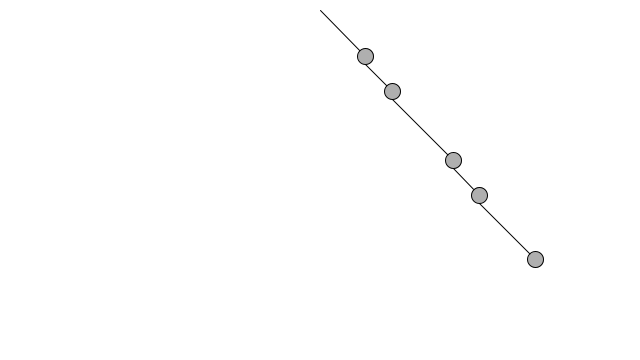
Frame 1 (no input)
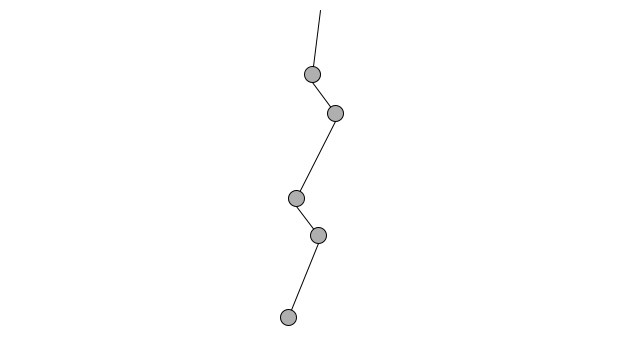
Frame 60 (the mouse pressed at the canvas centre just before this capture)
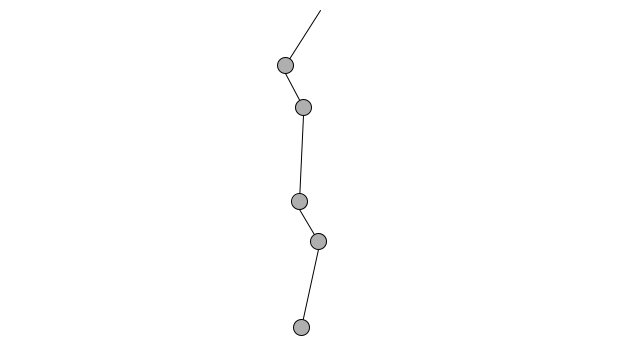
Frame 120 (the mouse held since frame 60 and released just before this capture)

The Processing sketch that drew these frames (run headless with seeded random() and noise(); from frame 60 on, the mouse is pressed at the canvas centre):

// Processing sketch: exercise_12
// ── exercise_12.pde
Pendulum p[];

void setup() {
  size(640, 360);

  p = new Pendulum[5];
  for (int i = 0; i < p.length; i++) {
    p[i] = new Pendulum(new PVector(width/2, 10), random(20, 90));
  }
}

void draw() {
  background(255);

  PVector location = new PVector(0, 0);
  for (int i = 0; i < p.length; i++) {
    if (i == 0) {
      p[i].go();
    } else {
      location.y += 8;
      p[i].setOrigin(location);
      p[i].go();
    }
    location = p[i].getlocation();
  }
}
// ── Pendulum.pde
class Pendulum {

  PVector location;    
  PVector origin;    
  float r;            
  float angle;        
  float aVelocity;    
  float aAcceleration;
  float damping;      

  Pendulum(PVector origin_, float r_) {
    origin = origin_.copy();
    location = new PVector();
    r = r_;
    angle = PI/4;

    aVelocity = 0.0;
    aAcceleration = 0.0;
    damping = 0.995;
  }

  void go() {
    update();
    display();
  }

  void update() {
    float gravity = 0.4;
    aAcceleration = (-1 * gravity / r) * sin(angle);
    aVelocity += aAcceleration;
    angle += aVelocity;
    aVelocity *= damping;
  }

  void display() {
    location.set(r * sin(angle), r * cos(angle), 0);
    location.add(origin);

    stroke(0);
    line(origin.x, origin.y, location.x, location.y);
    fill(175);
    ellipse(location.x, location.y, 16, 16);
  }

  PVector getlocation() {
    return location;
  }

  void setOrigin(PVector o) {
    origin = o;
  }
}
